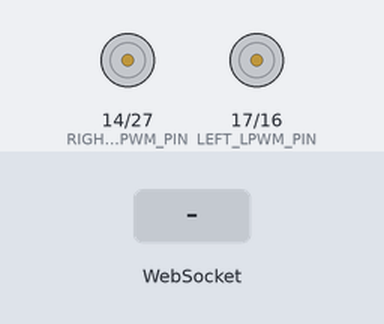
The sketch below on a simulated ESP32. Parts: motor-driver pin pairs drawn as motors (green arrow = first pin HIGH = forward, orange = second pin HIGH = backward, longer = more drive). Inputs (shaded band) come from the test bench. WiFi joins after 1.5 s; servers stay silent unless stated; what the sketch prints to the serial monitor is not drawn.

Above: at 3.7 s.
3.8 s: WebSocket text "FORWARD" received
At 4.6 s:
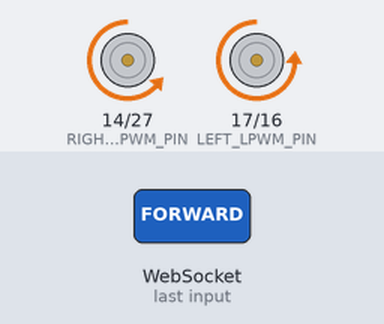
6.3 s: WebSocket text "BACKWARD" received
At 6.9 s:
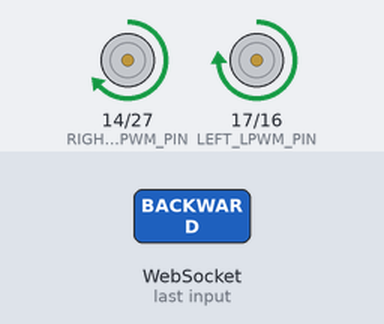
8.8 s: WebSocket text "LEFT" received
At 9.6 s:
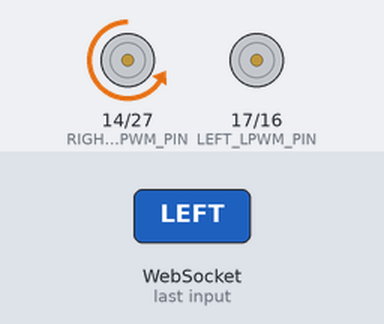
11.3 s: WebSocket text "RIGHT" received
At 12.0 s:
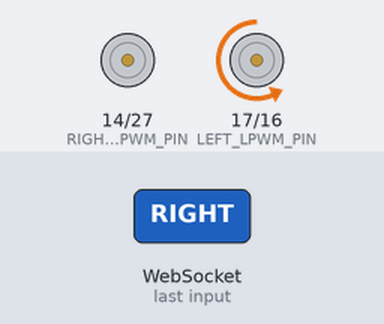
Timing chart, 0 to 14.3 s (numbered marks = the images above; inputs shaded):
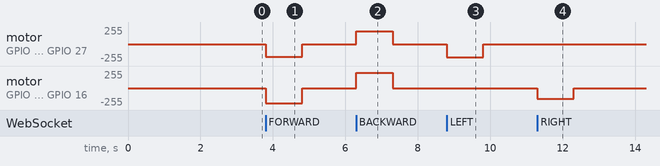

The sketch:

main.ino
```cpp
#include <WiFi.h>
#include <WebSocketsServer.h>

// Wifi Settings

const char* ssid = "Your-SSID";
const char* password = "Your-Password";

//BTS Motor Driver Pins

#define LEFT_RPWM_PIN 16
#define LEFT_LPWM_PIN 17
#define RIGHT_RPWM_PIN 27
#define RIGHT_LPWM_PIN 14

#define PWM_FREQ       5000
#define PWM_RESOLUTION 8

const int L_SPEED  = 230;
const int R_SPEED = 190;
const int TRL_SPEED = 165;
const int TLR_SPEED = 200;


// WebSocket & WatchDog

WebSocketsServer webSocket = WebSocketsServer(81);

unsigned long lastSignalTime = 0;
// INCREASED TIMEOUT: Now waits 1 full second before auto-stopping
const unsigned long SIGNAL_TIMEOUT = 1000;
bool isMoving = false;
String currentAction = "STOP"; // Track current action for debugging

// Forward Declarations
void stopRobot();
void moveForward();
void moveBackward();
void turnLeft();
void turnRight();


// WebSocket Event Handler

void webSocketEvent(uint8_t clientNum, WStype_t type, uint8_t* payload, size_t length) {

  switch (type) {
    case WStype_CONNECTED: {
      Serial.println("\n[WEBSOCKET] Python Connected!");
      webSocket.sendTXT(clientNum, "ESP32 Connected");
      break;
    }
    case WStype_DISCONNECTED:
      Serial.println("\n[WEBSOCKET] Python Disconnected! Stopping.");
      stopRobot();
      break;
    case WStype_TEXT: {
      String gesture = String((char*)payload).substring(0, length);
      gesture.trim();

      // Reset the safety timer every time ANY command arrives
      lastSignalTime = millis();

      if (gesture.indexOf("FORWARD") != -1) moveForward();
      else if (gesture.indexOf("BACKWARD") != -1) moveBackward();
      else if (gesture.indexOf("LEFT") != -1) turnLeft();
      else if (gesture.indexOf("RIGHT") != -1) turnRight();
      else if (gesture.indexOf("STOP") != -1) stopRobot();

      break;
    }
    default:
      break;
  }
}

// Motor Control Functions (WITH DEBUG PRINTS)

void driveLeftMotor(int forwardSpeed, int reverseSpeed) {
  ledcWrite(LEFT_RPWM_PIN, forwardSpeed);
  ledcWrite(LEFT_LPWM_PIN, reverseSpeed);

  // Debug print to verify PWM values are actually triggering
  Serial.print("  -> LEFT Motor PWM  | FWD: ");
  Serial.print(forwardSpeed);
  Serial.print(" | REV: ");
  Serial.println(reverseSpeed);
}

void driveRightMotor(int forwardSpeed, int reverseSpeed) {
  ledcWrite(RIGHT_RPWM_PIN, forwardSpeed);
  ledcWrite(RIGHT_LPWM_PIN, reverseSpeed);

  // Debug print to verify PWM values are actually triggering
  Serial.print("  -> RIGHT Motor PWM | FWD: ");
  Serial.print(forwardSpeed);
  Serial.print(" | REV: ");
  Serial.println(reverseSpeed);
}

void stopRobot() {
  if (currentAction == "STOP") return; // Prevent spamming
  currentAction = "STOP";
  isMoving = false;

  Serial.println("\n=== EXECUTING: STOP ===");
  driveLeftMotor(0, 0);
  driveRightMotor(0, 0);
}

void moveForward() {
  if (currentAction != "FORWARD") {
    currentAction = "FORWARD";
    Serial.println("\n=== EXECUTING: FORWARD ===");
  }
  isMoving = true;
  driveLeftMotor(L_SPEED, 0);
  driveRightMotor(R_SPEED, 0);
}

void moveBackward() {
  if (currentAction != "BACKWARD") {
    currentAction = "BACKWARD";
    Serial.println("\n=== EXECUTING: BACKWARD ===");
  }
  isMoving = true;
  driveLeftMotor(0, L_SPEED);
  driveRightMotor(0, R_SPEED);
}

void turnLeft() {
  if (currentAction != "LEFT") {
    currentAction = "LEFT";
    Serial.println("\n=== EXECUTING: LEFT ===");
  }
  isMoving = true;
  driveLeftMotor(0, 0);
  driveRightMotor(TLR_SPEED, 0);
}

void turnRight() {
  if (currentAction != "RIGHT") {
    currentAction = "RIGHT";
    Serial.println("\n=== EXECUTING: RIGHT ===");
  }
  isMoving = true;
  driveLeftMotor(TRL_SPEED, 0);
  driveRightMotor(0, 0);
}


void setup() {
  Serial.begin(115200);
  delay(1000);

  Serial.println("\n================================");
  Serial.println("ESP32 BTS DRIVER GESTURE ROBOT");
  Serial.println("================================");

  // Initialize PWM Pins (ESP32 Core 3.x API)
  if(ledcAttach(LEFT_RPWM_PIN, PWM_FREQ, PWM_RESOLUTION)) Serial.println("LEFT_RPWM Attached.");
  if(ledcAttach(LEFT_LPWM_PIN, PWM_FREQ, PWM_RESOLUTION)) Serial.println("LEFT_LPWM Attached.");
  if(ledcAttach(RIGHT_RPWM_PIN, PWM_FREQ, PWM_RESOLUTION)) Serial.println("RIGHT_RPWM Attached.");
  if(ledcAttach(RIGHT_LPWM_PIN, PWM_FREQ, PWM_RESOLUTION)) Serial.println("RIGHT_LPWM Attached.");

  // Connect WiFi
  Serial.print("Connecting to WiFi");
  WiFi.begin(ssid, password);
  while (WiFi.status() != WL_CONNECTED) {
    delay(500);
    Serial.print(".");
  }
  Serial.print("\nWiFi Connected! IP: ");
  Serial.println(WiFi.localIP());

  webSocket.begin();
  webSocket.onEvent(webSocketEvent);
}

void loop() {
  webSocket.loop();

  // WATCHDOG TIMER

  if (isMoving && (millis() - lastSignalTime > SIGNAL_TIMEOUT)) {
    Serial.println("\n[WATCHDOG] Gesture signal timed out (1 second passed). Auto-stopping.");
    stopRobot();
  }
}
```

Measured:
- after the input at 3.8 s, motor on GPIO 14 (RIGHT_LPWM_PIN) / GPIO 27 (RIGHT_RPWM_PIN): stopped → backward 189/255 at once, → stopped 1.0 s later; motor on GPIO 17 (LEFT_LPWM_PIN) / GPIO 16 (LEFT_RPWM_PIN): stopped → backward 229/255 at once, → stopped 1.0 s later
- after the input at 6.3 s, motor on GPIO 14 (RIGHT_LPWM_PIN) / GPIO 27 (RIGHT_RPWM_PIN): stopped → forward 189/255 at once, → stopped 1.0 s later; motor on GPIO 17 (LEFT_LPWM_PIN) / GPIO 16 (LEFT_RPWM_PIN): stopped → forward 229/255 at once, → stopped 1.0 s later
- after the input at 8.8 s, motor on GPIO 14 (RIGHT_LPWM_PIN) / GPIO 27 (RIGHT_RPWM_PIN): stopped → backward 199/255 at once, → stopped 1.0 s later
- after the input at 11.3 s, motor on GPIO 17 (LEFT_LPWM_PIN) / GPIO 16 (LEFT_RPWM_PIN): stopped → backward 164/255 at once, → stopped 1.0 s later
